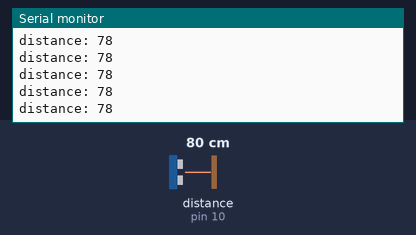
The sketch below on a simulated Arduino Uno, built with avr-gcc and run on an emulated ATmega328P. Parts: the last lines printed to the serial monitor. Wiring (inferred from the names in the program): ultrasonic range finder: trigger pin 9; echo pin 10. Inputs (shaded band) come from the test bench; at power-on: distance to the obstacle (sensor on pin 10) 80 cm. The echo pulse lasts 58.3 µs per cm.

Above: at 1.2 s.
1.3 s: distance to the obstacle (sensor on pin 10) set to 2 cm
At 2.0 s:
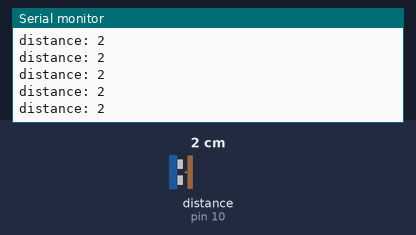
4.3 s: distance to the obstacle (sensor on pin 10) set to 120 cm
At 4.9 s:
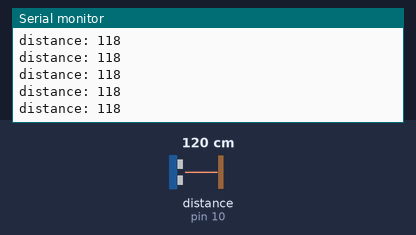
7.3 s: distance to the obstacle (sensor on pin 10) set to 4 cm
At 8.4 s:
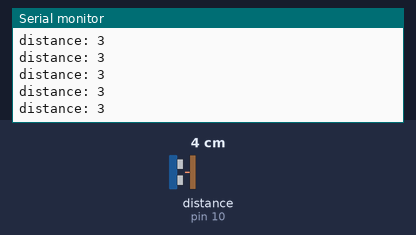
10.3 s: distance to the obstacle (sensor on pin 10) set to 18 cm
At 10.9 s:
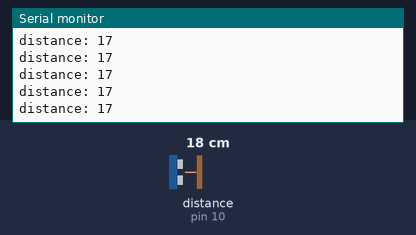
Timing chart, 0 to 13.3 s (numbered marks = the images above; inputs shaded):
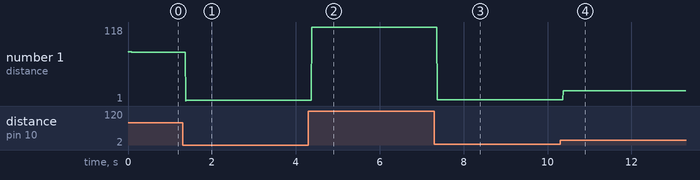

The sketch:

Ultrasonic_Sensor_HC-SR04.ino
```cpp
#define DEBUG 1

#define trigPin 9
#define echoPin 10

long duration;
int distance;


void setup() {
  pinMode(trigPin,OUTPUT);
  pinMode(echoPin,INPUT);
  #if DEBUG==1
  Serial.begin(9600);
  #endif
}

void loop() {
  digitalWrite(trigPin,LOW);
  delayMicroseconds(2);

  digitalWrite(trigPin,HIGH);
  delayMicroseconds(10);
  digitalWrite(trigPin,LOW);

  duration = pulseIn(echoPin,HIGH);
  distance = duration*0.034/2;
  #if DEBUG==1
  Serial.print("distance: ");
  Serial.println(distance);
  #endif
}
```

Measured:
- after the input at 1.3 s, the serial monitor: prints a new line after 0.07 s (image 1)
- after the input at 4.3 s, the serial monitor: prints a new line after 0.08 s (image 2)
- after the input at 7.3 s, the serial monitor: prints a new line after 0.07 s (image 3)
- after the input at 10.3 s, the serial monitor: prints a new line after 0.07 s (image 4)
- plotted number 1: 78 → 2 after the input at 1.3 s, 2 → 118 after the input at 4.3 s, 118 → 3 after the input at 7.3 s, 3 → 1 after the input at 10.3 s
